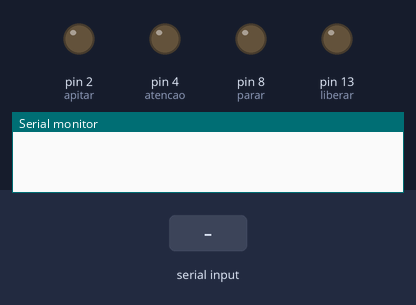
Bench run of a program on a simulated Arduino Uno, built with avr-gcc and run on an emulated ATmega328P. Shown: output pins drawn as LEDs (lit = HIGH), the last lines printed to the serial monitor. The inputs (shaded band) are chosen by the test bench.

Above: at 1.2 s.
1.3 s: "1" received over Serial
At 1.8 s:
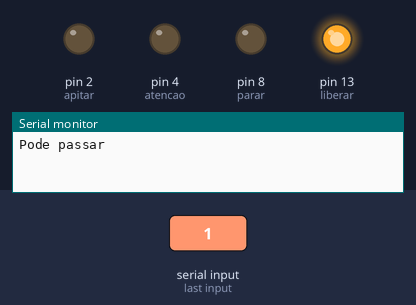
2.8 s: "2" received over Serial
At 4.0 s:
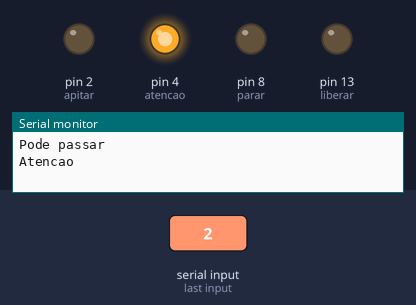
4.3 s: "3" received over Serial
At 5.2 s:
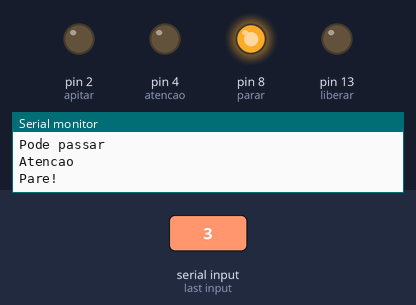
5.8 s: "9" received over Serial
At 6.4 s:
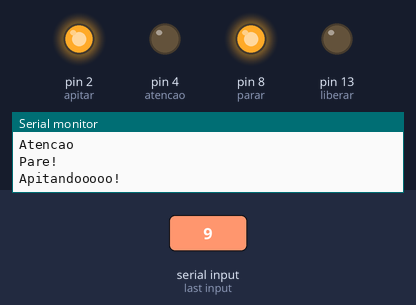
7.3 s: "1" received over Serial
At 8.5 s:
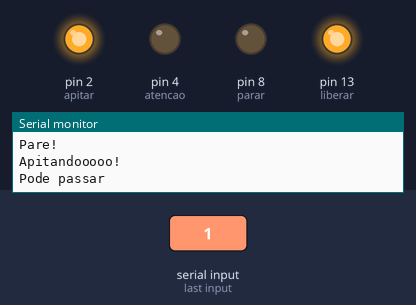
8.8 s: "2" received over Serial
At 9.9 s:
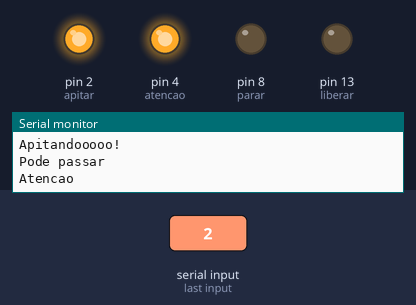
Timing chart, 0 to 11.3 s (numbered marks = the images above; inputs shaded):
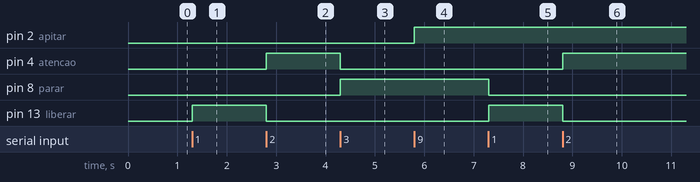

Measured:
- after the input at 1.3 s, pin 13 (liberar): LOW → HIGH at once
- after the input at 2.8 s, pin 4 (atencao): LOW → HIGH at once; pin 13 (liberar): HIGH → LOW at once
- after the input at 4.3 s, pin 4 (atencao): HIGH → LOW at once; pin 8 (parar): LOW → HIGH at once
- after the input at 5.8 s, pin 2 (apitar): LOW → HIGH at once
- after the input at 7.3 s, pin 8 (parar): HIGH → LOW at once; pin 13 (liberar): LOW → HIGH at once
- after the input at 8.8 s, pin 4 (atencao): LOW → HIGH at once; pin 13 (liberar): HIGH → LOW at once

The program:

main.cpp
```cpp
#include <Arduino.h>

const unsigned short int liberar = 13;
const unsigned short int parar = 8;
const unsigned short int atencao = 4;
const unsigned short int apitar = 2;
const unsigned short int taxa = 9600;

void setup()
{
	Serial.begin(taxa);
	pinMode(liberar, OUTPUT);
	pinMode(parar, OUTPUT);
	pinMode(atencao, OUTPUT);
	pinMode(apitar, OUTPUT);
}

void loop()
{
	char digito = Serial.read();

	if (digito == '1')
	{
		digitalWrite(liberar, HIGH);
		digitalWrite(atencao, LOW);
		digitalWrite(parar, LOW);
		//digitalWrite(apitar, LOW);
		Serial.println("Pode passar");
	}
	else if (digito == '2')
	{
		digitalWrite(liberar, LOW);
		digitalWrite(atencao, HIGH);
		digitalWrite(parar, LOW);
		//digitalWrite(apitar, LOW);
		Serial.println("Atencao");
	}
	else if (digito == '3')
	{
		digitalWrite(liberar, LOW);
		digitalWrite(atencao, LOW);
		digitalWrite(parar, HIGH);
		Serial.println("Pare!");
	}
	else if (digito == '9')
	{
		digitalWrite(apitar, HIGH);
		Serial.println("Apitandooooo!");
	}
	else if (digito == '0')
	{
		digitalWrite(apitar, LOW);
		Serial.println("Parou!");
	}
}
```
